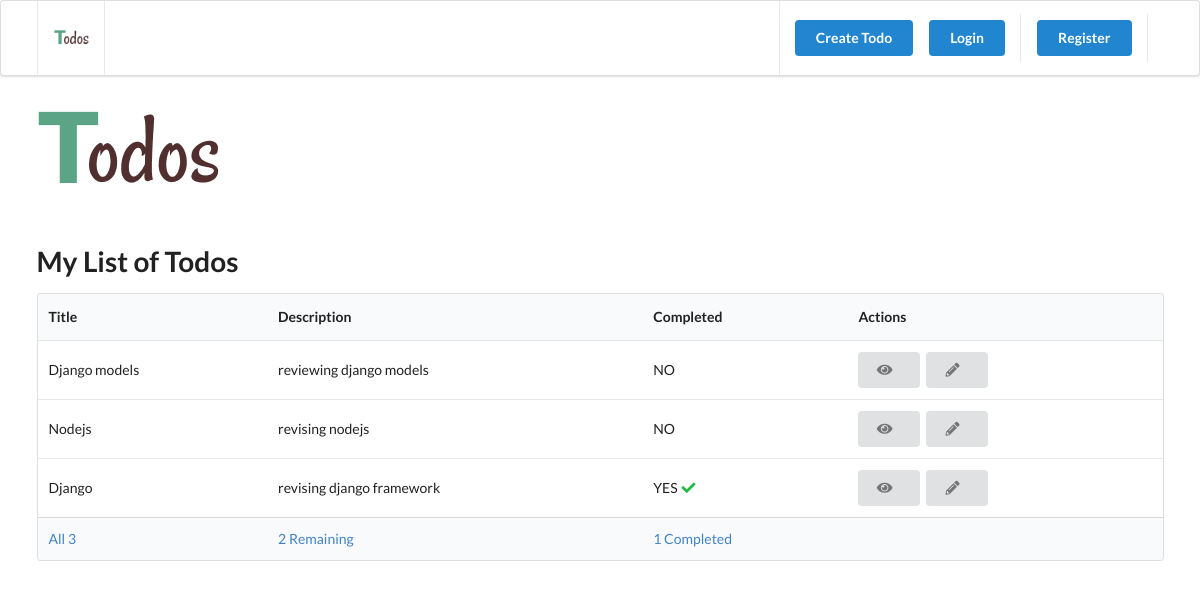
Before: / with the older database file.
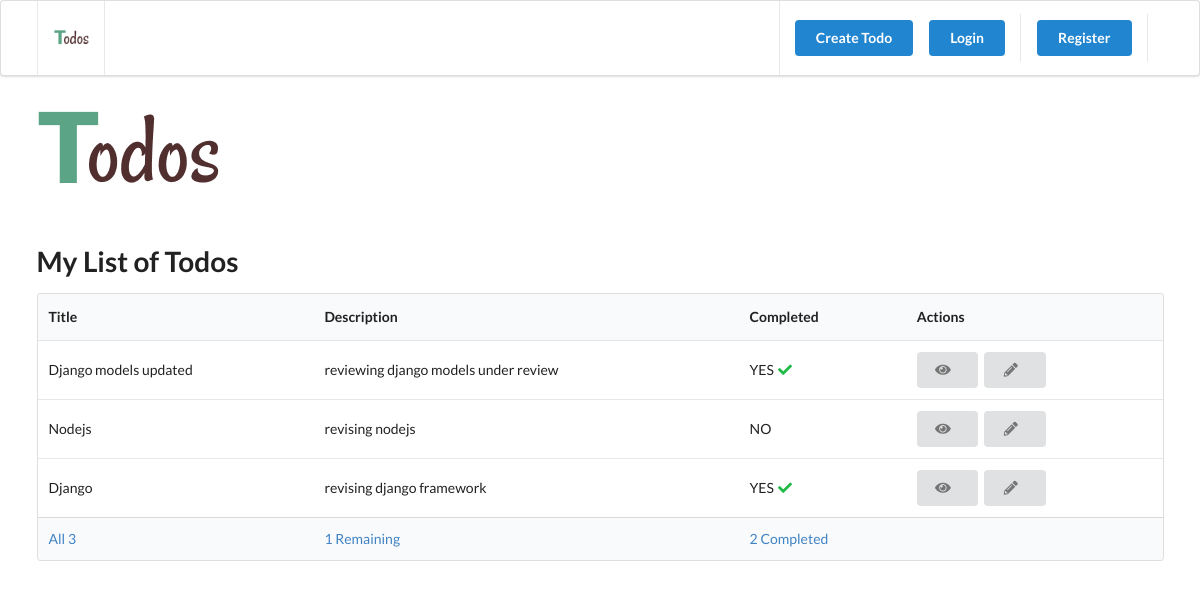
After: the same page with the newer database file.
### todo/models.py (models this page shows, shortened)
class Todo(TrackingModel):
    title = models.CharField(max_length=255)
    description = models.TextField()
    is_completed = models.BooleanField(default=False)

### todo/views.py (the view)
# urls.py: path('', views.index, name='home'),
def index(request):
    todos = Todo.objects.all()
    completed_count = todos.filter(is_completed=True).count()
    incomplete_count = todos.filter(is_completed=False).count()
    all_count = todos.count()
    context = {'todos': get_showing_todos(request,todos), 'all_count':all_count,
               'completed_count':completed_count,
                'incomplete_count':incomplete_count}
    return render(request, 'todo/index.html', context)

### todo/views.py (called while the page is built)
def get_showing_todos(request, todos):
    if request.GET and request.GET.get('filter'):
        if request.GET.get('filter') == 'complete':
            return todos.filter(is_completed=True)
        if request.GET.get('filter') == 'incomplete':
            return todos.filter(is_completed=False)
    return todos

### todosite/templates/todo/index.html (shortened to what this page needs)
{% extends '_partials/base.html' %}
{% load static %}
{% block content %}
    <img src="{% static 'img/Logo.png' %}" />
    <h1 class="ui header">My List of Todos</h1>
    {% if todos %}
    <table class="ui table">
        <thead>
            <tr>
                <th>Title</th>
                <th>Description</th>
                <th>Completed</th>
                <th>Actions</th>
            </tr>
        </thead>
        <tbody>
            {% for todo in todos %}
            <tr>
                <td>{{todo.title}}</td>
                <td>{{todo.description}}</td>
                <td>
                    {% if todo.is_completed %}
                        YES <i class="check icon green"></i>
                    {% else %}
                        NO
                    {% endif %}
                </td>
                <td>
                    <a href="{% url 'todo' todo.pk %}" class="ui button">
                        <i class="eye icon"></i>
                    </a>
                    <a href="{% url 'todo-edit' todo.pk %}" class="ui button">
                        <i class="pencil icon"></i>
                    </a>
                </td>
            </tr>
            {% endfor %}
        </tbody>
        <tfoot>
            <tr>
                <th>
                    <a href="?filter=all">All {{all_count}}</a>
                </th>
                <th>
                    <a href="?filter=incomplete">{{incomplete_count}} Remaining</a>
                </th>
                <th>
                    <a href="?filter=completed">{{completed_count}} Completed</a>
                </th>
                <th> </th>
            </tr>
        </tfoot>
    </table>
    {% endif %}
{% endblock content %}

Changed rows visible on the page:
changed Todo: title "Django models" → "Django models updated"; description "reviewing django models" → "reviewing django models under review"; is_completed "NO" → "YES"
Other visible differences:
{{ incomplete_count }}: "2" → "1"
{{ completed_count }}: "1" → "2"
